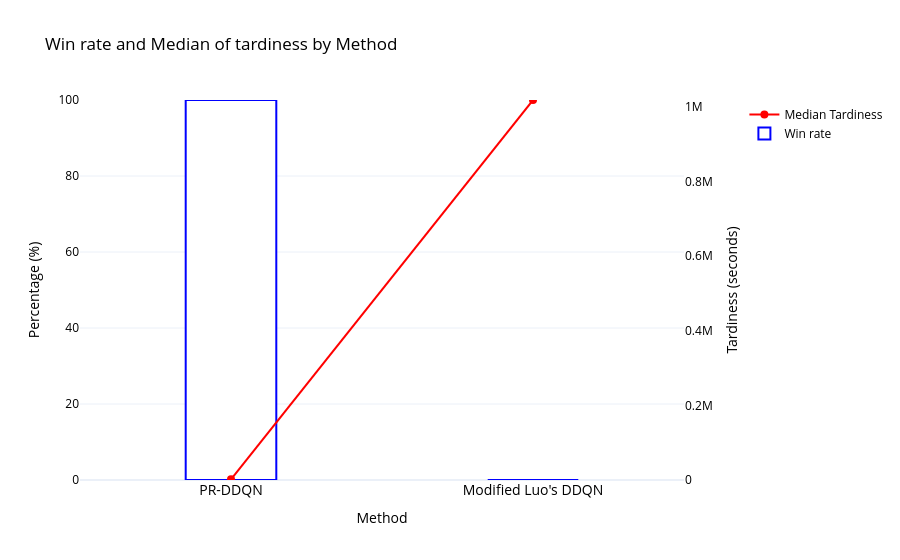

This figure's notebook cell:
### Code cell
import pandas as pd
import plotly.graph_objects as go

# Calculate median tardiness for each method
median_values = df.groupby('Method')['Tardiness'].median().reset_index()

# Calculate the minimum tardiness within each group defined by InstanceID and ScenarioID
grouped = df.groupby(['InstanceID', 'ScenarioID'])

# Initialize a counter for each method
method_min_counts = pd.Series(0, index=df['Method'].unique())

# Count the minimum occurrences per method in each group
for name, group in grouped:
    min_tardiness = group['Tardiness'].min()
    min_methods = group[group['Tardiness'] == min_tardiness]['Method'].unique()
    for method in min_methods:
        method_min_counts[method] += 1

# Convert the counts to a DataFrame
min_counts = method_min_counts.reset_index()
min_counts.columns = ['Method', 'Count']

# Total number of InstanceID and ScenarioID combinations
total_combinations = len(grouped)

# Calculate the percentage
min_counts['Percentage'] = (min_counts['Count'] / total_combinations) * 100

# Reorder median values and min percentages according to the specified order
median_values['Method'] = pd.Categorical(median_values['Method'], categories=method_order, ordered=True)
median_values = median_values.sort_values('Method')

min_counts['Method'] = pd.Categorical(min_counts['Method'], categories=method_order, ordered=True)
min_counts = min_counts.sort_values('Method')

# Create the combined plot
fig = go.Figure()

# Add line plot for median values (add this first to ensure it's on top)
fig.add_trace(go.Scatter(
    x=median_values['Method'],
    y=median_values['Tardiness'],
    mode='lines+markers',
    line=dict(color='red'),
    marker=dict(color='red', size=8),
    name='Median Tardiness',
    yaxis='y2'
))

# Add bar plot for percentage of minimum values
fig.add_trace(go.Bar(
    x=min_counts['Method'],
    y=min_counts['Percentage'],
    name='Win rate',
    marker=dict(color='white', line=dict(color='blue', width=2)),
    width=0.3  # Adjust the width of the columns to make them thinner
))

# Customize layout
fig.update_layout(
    title='Win rate and Median of tardiness by Method',
    xaxis_title='Method',
    yaxis=dict(
        title='Percentage (%)',
        titlefont=dict(color='black'),  # Change title font color to black
        tickfont=dict(color='black'),  # Change tick font color to black
        range=[0, 100]  # Ensure the y-axis starts at 0
    ),
    yaxis2=dict(
        title='Tardiness (seconds)',
        titlefont=dict(color='black'),  # Change title font color to black
        tickfont=dict(color='black'),  # Change tick font color to black
        overlaying='y',
        side='right',
        range=[0, median_values['Tardiness'].max() + 100],  # Ensure the y-axis starts at 0 and has a reasonable max value
        showgrid=False  # Hide the horizontal grid lines
    ),
    template='plotly_white',
    xaxis=dict(
        tickfont=dict(size=14)  # Adjust the font size of x-axis labels here
    ),
    font=dict(color='black'),  # Change the font color of the entire plot to black
    legend=dict(
        x=1.1,
        y=1,
        bgcolor='rgba(255, 255, 255, 0)',
        bordercolor='rgba(0, 0, 0, 0)'
    )
)

# Show the plot
fig.show()

### Figure 1 — Plotly figure (JSON) as saved in the notebook; plotly's stock layout.template omitted (floating-point values rounded to 4 significant figures)
{"data": [{"line": {"color": "red"}, "marker": {"color": "red", "size": 8}, "mode": "lines+markers", "name": "Median Tardiness", "type": "scatter", "x": ["PR-DDQN", "Modified Luo's DDQN"], "y": [1860, 1018750], "yaxis": "y2"}, {"marker": {"color": "white", "line": {"color": "blue", "width": 2}}, "name": "Win rate", "type": "bar", "width": 0.3, "x": ["PR-DDQN", "Modified Luo's DDQN"], "y": [100, 0]}], "layout": {"font": {"color": "black"}, "legend": {"bgcolor": "rgba(255, 255, 255, 0)", "bordercolor": "rgba(0, 0, 0, 0)", "x": 1.1, "y": 1}, "title": {"text": "Win rate and Median of tardiness by Method"}, "xaxis": {"tickfont": {"size": 14}, "title": {"text": "Method"}}, "yaxis": {"range": [0, 100], "tickfont": {"color": "black"}, "title": {"font": {"color": "black"}, "text": "Percentage (%)"}}, "yaxis2": {"overlaying": "y", "range": [0, 1018850], "showgrid": false, "side": "right", "tickfont": {"color": "black"}, "title": {"font": {"color": "black"}, "text": "Tardiness (seconds)"}}}}
